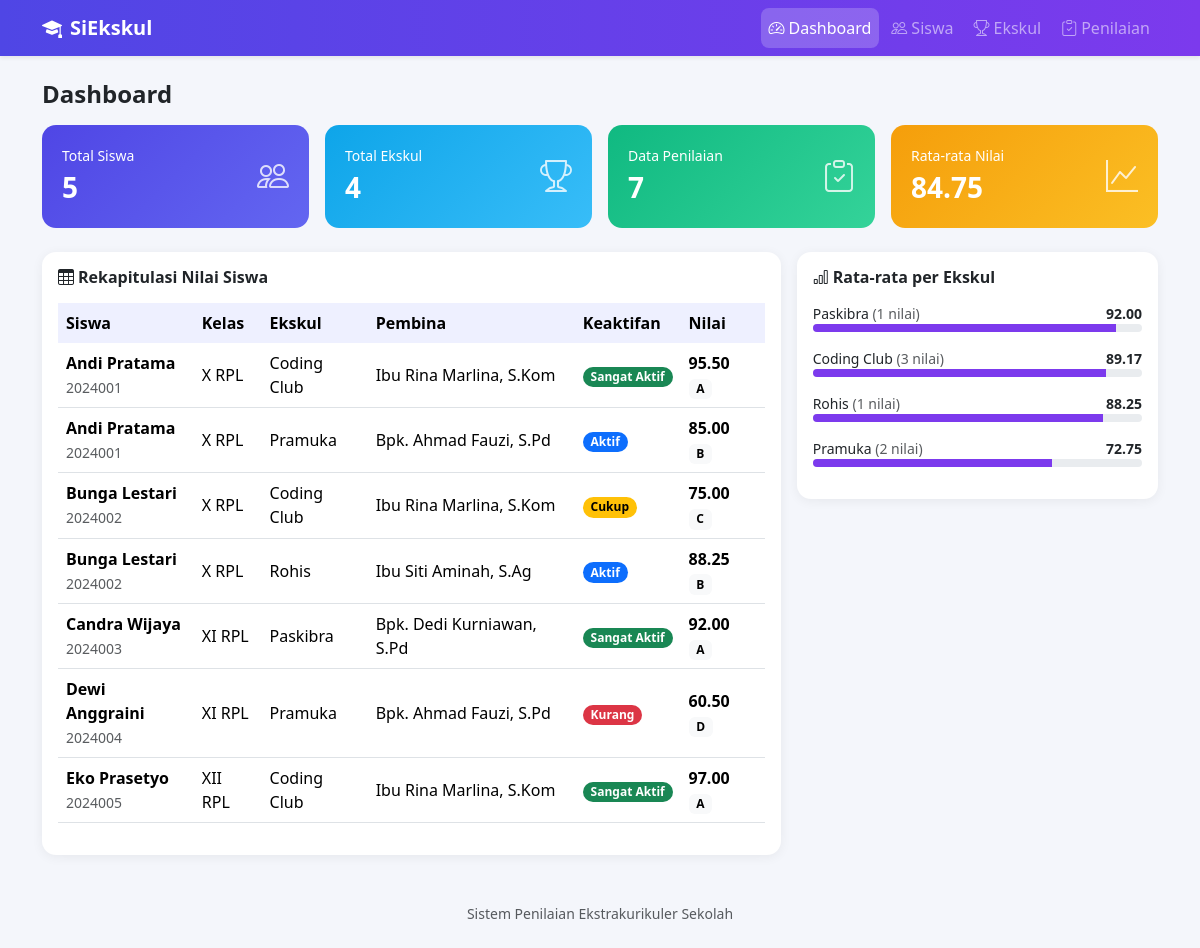
The page / on the database its author committed.
### tables this page shows
CREATE TABLE keanggotaan_nilai (
    id_nilai          INT           NOT NULL AUTO_INCREMENT,
    nis               VARCHAR(20)   NOT NULL,
    id_ekskul         INT           NOT NULL,
    tingkat_keaktifan ENUM('Sangat Aktif', 'Aktif', 'Cukup', 'Kurang') NOT NULL,
    nilai_angka       DECIMAL(5,2)  NOT NULL,
    keterangan        TEXT,
    tanggal_penilaian TIMESTAMP     DEFAULT CURRENT_TIMESTAMP,
    PRIMARY KEY (id_nilai),

    INDEX idx_nis (nis),
    INDEX idx_id_ekskul (id_ekskul),

     
     

     
    CONSTRAINT chk_nilai_angka CHECK (nilai_angka BETWEEN 0.00 AND 100.00),

    CONSTRAINT fk_nilai_siswa
        FOREIGN KEY (nis) REFERENCES siswa (nis)
        ON UPDATE CASCADE
        ON DELETE RESTRICT,

    CONSTRAINT fk_nilai_ekskul
        FOREIGN KEY (id_ekskul) REFERENCES ekskul (id_ekskul)
        ON UPDATE CASCADE
        ON DELETE RESTRICT
);

CREATE TABLE siswa (
    nis           VARCHAR(20)  NOT NULL,
    nama_siswa    VARCHAR(100) NOT NULL,
    kelas         VARCHAR(20)  NOT NULL,
    jenis_kelamin ENUM('L', 'P') NOT NULL,
    PRIMARY KEY (nis)
);

CREATE TABLE ekskul (
    id_ekskul     INT          NOT NULL AUTO_INCREMENT,
    nama_ekskul   VARCHAR(50)  NOT NULL,
    pembina       VARCHAR(100) NOT NULL,
    hari_kegiatan VARCHAR(20)  NOT NULL,
    PRIMARY KEY (id_ekskul)
);

### index.php (the view)
<?php
require 'config.php'; $title = 'Dashboard';
$stat = [
 ['Total Siswa',  $pdo->query("SELECT COUNT(*) FROM siswa")->fetchColumn(),  'bi-people',          '#4f46e5,#6366f1'],
 ['Total Ekskul', $pdo->query("SELECT COUNT(*) FROM ekskul")->fetchColumn(), 'bi-trophy',          '#0ea5e9,#38bdf8'],
 ['Data Penilaian', $pdo->query("SELECT COUNT(*) FROM keanggotaan_nilai")->fetchColumn(), 'bi-clipboard-check', '#10b981,#34d399'],
 ['Rata-rata Nilai', $pdo->query("SELECT ROUND(IFNULL(AVG(nilai_angka),0),2) FROM keanggotaan_nilai")->fetchColumn(), 'bi-graph-up', '#f59e0b,#fbbf24'],
];
$rekap = $pdo->query("SELECT s.nis, s.nama_siswa, s.kelas, e.nama_ekskul, e.pembina, kn.tingkat_keaktifan, kn.nilai_angka
  FROM keanggotaan_nilai kn JOIN siswa s ON kn.nis = s.nis JOIN ekskul e ON kn.id_ekskul = e.id_ekskul
  ORDER BY s.nama_siswa, e.nama_ekskul")->fetchAll();
$perEkskul = $pdo->query("SELECT e.nama_ekskul, COUNT(kn.id_nilai) jml, ROUND(IFNULL(AVG(kn.nilai_angka),0),2) rata
  FROM ekskul e LEFT JOIN keanggotaan_nilai kn ON e.id_ekskul = kn.id_ekskul GROUP BY e.id_ekskul, e.nama_ekskul ORDER BY rata DESC")->fetchAll();
require 'header.php';
?>
<h4 class="fw-bold mb-3">Dashboard</h4>
<div class="row g-3 mb-4">
<?php foreach ($stat as [$l, $v, $i, $g]): ?>
  <div class="col-6 col-lg-3"><div class="stat d-flex justify-content-between align-items-center" style="background:linear-gradient(135deg,<?= $g ?>)">
    <div><div class="small"><?= $l ?></div><div class="fs-3 fw-bold"><?= e($v) ?></div></div><i class="bi <?= $i ?>"></i></div></div>
<?php endforeach; ?>
</div>
<div class="row g-3">
 <div class="col-lg-8"><div class="card"><div class="card-body">
  <h6 class="fw-bold mb-3"><i class="bi bi-table me-1"></i>Rekapitulasi Nilai Siswa</h6>
  <div class="table-responsive"><table class="table align-middle">
   <thead><tr><th>Siswa</th><th>Kelas</th><th>Ekskul</th><th>Pembina</th><th>Keaktifan</th><th>Nilai</th></tr></thead><tbody>
   <?php foreach ($rekap as $r): ?>
    <tr><td><b><?= e($r['nama_siswa']) ?></b><br><small class="text-muted"><?= e($r['nis']) ?></small></td>
     <td><?= e($r['kelas']) ?></td><td><?= e($r['nama_ekskul']) ?></td><td><?= e($r['pembina']) ?></td>
     <td><?= badge($r['tingkat_keaktifan']) ?></td>
     <td><b><?= e($r['nilai_angka']) ?></b> <span class="badge text-bg-light"><?= predikat($r['nilai_angka']) ?></span></td></tr>
   <?php endforeach; if (!$rekap): ?><tr><td colspan="6" class="text-center text-muted">Belum ada data.</td></tr><?php endif; ?>
  </tbody></table></div></div></div></div>
 <div class="col-lg-4"><div class="card"><div class="card-body">
  <h6 class="fw-bold mb-3"><i class="bi bi-bar-chart me-1"></i>Rata-rata per Ekskul</h6>
  <?php foreach ($perEkskul as $p): ?>
   <div class="mb-3"><div class="d-flex justify-content-between small"><span><?= e($p['nama_ekskul']) ?> <span class="text-muted">(<?= $p['jml'] ?> nilai)</span></span><b><?= $p['rata'] ?></b></div>
   <div class="progress" style="height:8px"><div class="progress-bar" style="width:<?= $p['rata'] ?>%;background:#7c3aed"></div></div></div>
  <?php endforeach; ?>
 </div></div></div>
</div>
<?php require 'footer.php'; ?>

### header.php (shortened to what this page needs)
<?php
$nav = ['index.php' => ['Dashboard', 'bi-speedometer2'], 'siswa.php' => ['Siswa', 'bi-people'],
        'ekskul.php' => ['Ekskul', 'bi-trophy'], 'nilai.php' => ['Penilaian', 'bi-clipboard-check']];
$cur = basename($_SERVER['PHP_SELF']);
?>
<!doctype html>
<html lang="id"><head><meta charset="utf-8">
<link href="https://cdn.jsdelivr.net/npm/bootstrap@5.3.3/dist/css/bootstrap.min.css" rel="stylesheet">
<link href="https://cdn.jsdelivr.net/npm/bootstrap-icons@1.11.3/font/bootstrap-icons.min.css" rel="stylesheet">
</head>
<body>
<nav class="navbar navbar-expand-md navbar-dark mb-4 shadow-sm"><div class="container">
  <a class="navbar-brand fw-bold" href="index.php"><i class="bi bi-mortarboard-fill me-2"></i>SiEkskul</a>
  <div class="collapse navbar-collapse" id="m"><ul class="navbar-nav ms-auto gap-1">
    <?php foreach ($nav as $f => [$n, $i]): ?>
      <li class="nav-item"><a class="nav-link <?= $cur == $f ? 'active' : '' ?>" href="<?= $f ?>"><i class="bi <?= $i ?> me-1"></i><?= $n ?></a></li>
    <?php endforeach; ?>
  </ul></div>
</div></nav>
<div class="container pb-5">

### config.php (shortened to what this page needs)
<?php
function e($s) { return htmlspecialchars((string)$s, ENT_QUOTES, 'UTF-8'); }
function predikat($n) { return $n >= 90 ? 'A' : ($n >= 80 ? 'B' : ($n >= 70 ? 'C' : 'D')); }
function badge($k) {
    $c = ['Sangat Aktif' => 'success', 'Aktif' => 'primary', 'Cukup' => 'warning', 'Kurang' => 'danger'][$k] ?? 'secondary';
    return "<span class='badge rounded-pill text-bg-$c'>" . e($k) . "</span>";
}

### footer.php (shortened to what this page needs)
</div>
<footer class="text-center text-muted small pb-4">Sistem Penilaian Ekstrakurikuler Sekolah</footer>
</body></html>

### header.php (style rules this page uses)
body { background:#f4f6fb }
.navbar { background:linear-gradient(90deg,#4f46e5,#7c3aed) }
.nav-link.active { background:rgba(255,255,255,.2);border-radius:8px }
.card { border:0;border-radius:14px;box-shadow:0 2px 12px rgba(0,0,0,.06) }
.stat { color:#fff;border-radius:14px;padding:20px }
.stat i { font-size:2rem;opacity:.8 }
.table thead th { background:#eef0ff;border:0 }

### rows shown on the page
keanggotaan_nilai: nis.nama_siswa "Andi Pratama", nis.nis "2024001", nis.kelas "X RPL", id_ekskul.nama_ekskul "Coding Club", id_ekskul.pembina "Ibu Rina Marlina, S.Kom", tingkat_keaktifan "Sangat Aktif", nilai_angka "95.50", nilai_angka "A"
keanggotaan_nilai: nis.nama_siswa "Andi Pratama", nis.nis "2024001", nis.kelas "X RPL", id_ekskul.nama_ekskul "Pramuka", id_ekskul.pembina "Bpk. Ahmad Fauzi, S.Pd", tingkat_keaktifan "Aktif", nilai_angka "85.00", nilai_angka "B"
keanggotaan_nilai: nis.nama_siswa "Bunga Lestari", nis.nis "2024002", nis.kelas "X RPL", id_ekskul.nama_ekskul "Coding Club", id_ekskul.pembina "Ibu Rina Marlina, S.Kom", tingkat_keaktifan "Cukup", nilai_angka "75.00", nilai_angka "C"
keanggotaan_nilai: nis.nama_siswa "Bunga Lestari", nis.nis "2024002", nis.kelas "X RPL", id_ekskul.nama_ekskul "Rohis", id_ekskul.pembina "Ibu Siti Aminah, S.Ag", tingkat_keaktifan "Aktif", nilai_angka "88.25", nilai_angka "B"
keanggotaan_nilai: nis.nama_siswa "Candra Wijaya", nis.nis "2024003", nis.kelas "XI RPL", id_ekskul.nama_ekskul "Paskibra", id_ekskul.pembina "Bpk. Dedi Kurniawan, S.Pd", tingkat_keaktifan "Sangat Aktif", nilai_angka "92.00", nilai_angka "A"
keanggotaan_nilai: nis.nama_siswa "Dewi Anggraini", nis.nis "2024004", nis.kelas "XI RPL", id_ekskul.nama_ekskul "Pramuka", id_ekskul.pembina "Bpk. Ahmad Fauzi, S.Pd", tingkat_keaktifan "Kurang", nilai_angka "60.50", nilai_angka "D"
keanggotaan_nilai: nis.nama_siswa "Eko Prasetyo", nis.nis "2024005", nis.kelas "XII RPL", id_ekskul.nama_ekskul "Coding Club", id_ekskul.pembina "Ibu Rina Marlina, S.Kom", tingkat_keaktifan "Sangat Aktif", nilai_angka "97.00", nilai_angka "A"

### other values the page prints
$n "Dashboard"
$n "Siswa"
$n "Ekskul"
$n "Penilaian"
$l "Total Siswa"
$v "5"
$l "Total Ekskul"
$v "4"
$l "Data Penilaian"
$v "7"
$l "Rata-rata Nilai"
$v "84.75"
$p['nama_ekskul'] "Paskibra"
$p['jml'] "1"
$p['rata'] "92.00"
